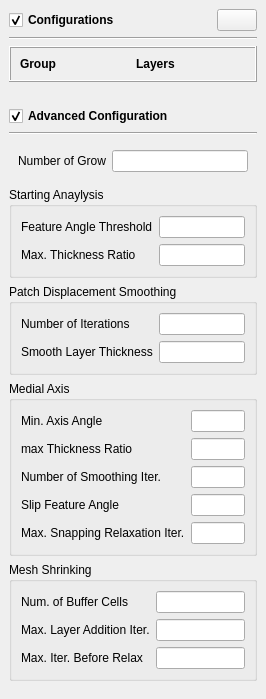
                 <widget class="QWidget" name="scrollAreaWidgetContents_2">
                  <property name="geometry">
                   <rect>
                    <x>0</x>
                    <y>0</y>
                    <width>266</width>
                    <height>689</height>
                   </rect>
                  </property>
                  <layout class="QVBoxLayout" name="verticalLayout_20">
                   <property name="leftMargin">
                    <number>0</number>
                   </property>
                   <property name="topMargin">
                    <number>0</number>
                   </property>
                   <property name="rightMargin">
                    <number>0</number>
                   </property>
                   <property name="bottomMargin">
                    <number>0</number>
                   </property>
                   <item>
                    <widget class="QWidget" name="widget_29" native="true">
                     <layout class="QVBoxLayout" name="verticalLayout_29">
                      <item>
                       <widget class="QWidget" name="widget_30" native="true">
                        <layout class="QHBoxLayout" name="horizontalLayout_16">
                         <property name="leftMargin">
                          <number>0</number>
                         </property>
                         <property name="topMargin">
                          <number>0</number>
                         </property>
                         <property name="rightMargin">
                          <number>0</number>
                         </property>
                         <property name="bottomMargin">
                          <number>0</number>
                         </property>
                         <item>
                          <widget class="FolderHeader" name="boundaryLayerConfigurationsHeader">
                           <property name="sizePolicy">
                            <sizepolicy hsizetype="Expanding" vsizetype="Fixed">
                             <horstretch>0</horstretch>
                             <verstretch>0</verstretch>
                            </sizepolicy>
                           </property>
                           <property name="font">
                            <font>
                             <bold>true</bold>
                            </font>
                           </property>
                           <property name="text">
                            <string>Configurations</string>
                           </property>
                           <property name="checked">
                            <bool>true</bool>
                           </property>
                          </widget>
                         </item>
                         <item>
                          <widget class="FlatPushButton" name="boundaryLayerConfigurationsAdd">
                           <property name="text">
                            <string/>
                           </property>
                           <property name="icon">
                            <iconset resource="../../../resource.qrc">
                             <normaloff>:/icons/add-circle-outline.svg</normaloff>:/icons/add-circle-outline.svg</iconset>
                           </property>
                          </widget>
                         </item>
                        </layout>
                       </widget>
                      </item>
                      <item>
                       <widget class="Line" name="line_15">
                        <property name="orientation">
                         <enum>Qt::Horizontal</enum>
                        </property>
                       </widget>
                      </item>
                      <item>
                       <widget class="ListTable" name="boundaryLayerConfigurations">
                        <property name="styleSheet">
                         <string notr="true"/>
                        </property>
                        <property name="frameShape">
                         <enum>QFrame::Box</enum>
                        </property>
                        <property name="frameShadow">
                         <enum>QFrame::Raised</enum>
                        </property>
                        <layout class="QGridLayout" name="gridLayout_3">
                         <item row="0" column="1">
                          <widget class="QLabel" name="label_47">
                           <property name="font">
                            <font>
                             <bold>true</bold>
                            </font>
                           </property>
                           <property name="text">
                            <string>Layers</string>
                           </property>
                          </widget>
                         </item>
                         <item row="0" column="0">
                          <widget class="QLabel" name="label_48">
                           <property name="font">
                            <font>
                             <bold>true</bold>
                            </font>
                           </property>
                           <property name="text">
                            <string>Group</string>
                           </property>
                          </widget>
                         </item>
                        </layout>
                       </widget>
                      </item>
                     </layout>
                    </widget>
                   </item>
                   <item>
                    <widget class="QWidget" name="widget_31" native="true">
                     <layout class="QVBoxLayout" name="verticalLayout_30">
                      <item>
                       <widget class="QWidget" name="widget_32" native="true">
                        <layout class="QHBoxLayout" name="horizontalLayout_17">
                         <property name="leftMargin">
                          <number>0</number>
                         </property>
                         <property name="topMargin">
                          <number>0</number>
                         </property>
                         <property name="rightMargin">
                          <number>0</number>
                         </property>
                         <property name="bottomMargin">
                          <number>0</number>
                         </property>
                         <item>
                          <widget class="FolderHeader" name="boundaryLayerAdvancedConfigurationHeader">
                           <property name="sizePolicy">
                            <sizepolicy hsizetype="Expanding" vsizetype="Fixed">
                             <horstretch>0</horstretch>
                             <verstretch>0</verstretch>
                            </sizepolicy>
                           </property>
                           <property name="font">
                            <font>
                             <bold>true</bold>
                            </font>
                           </property>
                           <property name="text">
                            <string>Advanced Configuration</string>
                           </property>
                           <property name="checked">
                            <bool>true</bool>
                           </property>
                          </widget>
                         </item>
                        </layout>
                       </widget>
                      </item>
                      <item>
                       <widget class="Line" name="line_16">
                        <property name="orientation">
                         <enum>Qt::Horizontal</enum>
                        </property>
                       </widget>
                      </item>
                      <item>
                       <widget class="QWidget" name="boundaryLayerAdvancedConfiguration" native="true">
                        <layout class="QVBoxLayout" name="verticalLayout_19">
                         <property name="leftMargin">
                          <number>0</number>
                         </property>
                         <property name="rightMargin">
                          <number>0</number>
                         </property>
                         <item>
                          <widget class="QWidget" name="widget_15" native="true">
                           <layout class="QFormLayout" name="formLayout_7">
                            <property name="topMargin">
                             <number>0</number>
                            </property>
                            <item row="0" column="0">
                             <widget class="QLabel" name="label_14">
                              <property name="text">
                               <string>Number of Grow</string>
                              </property>
                             </widget>
                            </item>
                            <item row="0" column="1">
                             <widget class="QLineEdit" name="nGrow"/>
                            </item>
                           </layout>
                          </widget>
                         </item>
                         <item>
                          <widget class="QGroupBox" name="groupBox_5">
                           <property name="title">
                            <string>Starting Anaylysis</string>
                           </property>
                           <layout class="QFormLayout" name="formLayout_9">
                            <item row="1" column="0">
                             <widget class="QLabel" name="label_17">
                              <property name="text">
                               <string>Max. Thickness Ratio</string>
                              </property>
                             </widget>
                            </item>
                            <item row="1" column="1">
                             <widget class="QLineEdit" name="maxFaceThicknessRatio"/>
                            </item>
                            <item row="0" column="0">
                             <widget class="QLabel" name="label_60">
                              <property name="text">
                               <string>Feature Angle Threshold</string>
                              </property>
                             </widget>
                            </item>
                            <item row="0" column="1">
                             <widget class="QLineEdit" name="featureAngleThreshold"/>
                            </item>
                           </layout>
                          </widget>
                         </item>
                         <item>
                          <widget class="QGroupBox" name="groupBox_6">
                           <property name="title">
                            <string>Patch Displacement Smoothing</string>
                           </property>
                           <layout class="QFormLayout" name="formLayout_10">
                            <item row="0" column="0">
                             <widget class="QLabel" name="label_30">
                              <property name="text">
                               <string>Number of Iterations</string>
                              </property>
                             </widget>
                            </item>
                            <item row="0" column="1">
                             <widget class="QLineEdit" name="nSmoothSurfaceNormals"/>
                            </item>
                            <item row="1" column="0">
                             <widget class="QLabel" name="label_31">
                              <property name="text">
                               <string>Smooth Layer Thickness</string>
                              </property>
                             </widget>
                            </item>
                            <item row="1" column="1">
                             <widget class="QLineEdit" name="nSmoothThickness"/>
                            </item>
                           </layout>
                          </widget>
                         </item>
                         <item>
                          <widget class="QGroupBox" name="groupBox_7">
                           <property name="title">
                            <string>Medial Axis</string>
                           </property>
                           <layout class="QFormLayout" name="formLayout_11">
                            <item row="0" column="0">
                             <widget class="QLabel" name="label_32">
                              <property name="text">
                               <string>Min. Axis Angle</string>
                              </property>
                             </widget>
                            </item>
                            <item row="0" column="1">
                             <widget class="QLineEdit" name="minMedialAxisAngle"/>
                            </item>
                            <item row="1" column="0">
                             <widget class="QLabel" name="label_33">
                              <property name="text">
                               <string>max Thickness Ratio</string>
                              </property>
                             </widget>
                            </item>
                            <item row="1" column="1">
                             <widget class="QLineEdit" name="maxThicknessToMedialRatio"/>
                            </item>
                            <item row="2" column="0">
                             <widget class="QLabel" name="label_34">
                              <property name="text">
                               <string>Number of Smoothing Iter.</string>
                              </property>
                             </widget>
                            </item>
                            <item row="2" column="1">
                             <widget class="QLineEdit" name="nSmoothNormals"/>
                            </item>
                            <item row="3" column="0">
                             <widget class="QLabel" name="label_35">
                              <property name="text">
                               <string>Slip Feature Angle</string>
                              </property>
                             </widget>
                            </item>
                            <item row="3" column="1">
                             <widget class="QLineEdit" name="slipFeatureAngle"/>
                            </item>
                            <item row="4" column="0">
                             <widget class="QLabel" name="label_36">
                              <property name="text">
                               <string>Max. Snapping Relaxation Iter.</string>
                              </property>
                             </widget>
                            </item>
                            <item row="4" column="1">
                             <widget class="QLineEdit" name="nRelaxIter"/>
                            </item>
                           </layout>
                          </widget>
                         </item>
                         <item>
                          <widget class="QGroupBox" name="groupBox_8">
                           <property name="title">
                            <string>Mesh Shrinking</string>
                           </property>
                           <layout class="QFormLayout" name="formLayout_12">
                            <item row="0" column="0">
                             <widget class="QLabel" name="label_51">
                              <property name="text">
                               <string>Num. of Buffer Cells</string>
                              </property>
                             </widget>
                            </item>
                            <item row="0" column="1">
                             <widget class="QLineEdit" name="nBufferCellsNoExtrude"/>
                            </item>
                            <item row="1" column="0">
                             <widget class="QLabel" name="label_52">
                              <property name="text">
                               <string>Max. Layer Addition Iter.</string>
                              </property>
                             </widget>
                            </item>
                            <item row="1" column="1">
                             <widget class="QLineEdit" name="nLayerIter"/>
                            </item>
                            <item row="2" column="0">
                             <widget class="QLabel" name="label_53">
                              <property name="text">
                               <string>Max. Iter. Before Relax</string>
                              </property>
                             </widget>
                            </item>
                            <item row="2" column="1">
                             <widget class="QLineEdit" name="nRelaxedIter"/>
                            </item>
                           </layout>
                          </widget>
                         </item>
                        </layout>
                       </widget>
                      </item>
                      <item>
                       <spacer name="verticalSpacer_3">
                        <property name="orientation">
                         <enum>Qt::Vertical</enum>
                        </property>
                        <property name="sizeHint" stdset="0">
                         <size>
                          <width>20</width>
                          <height>40</height>
                         </size>
                        </property>
                       </spacer>
                      </item>
                     </layout>
                    </widget>
                   </item>
                  </layout>
                 </widget>
